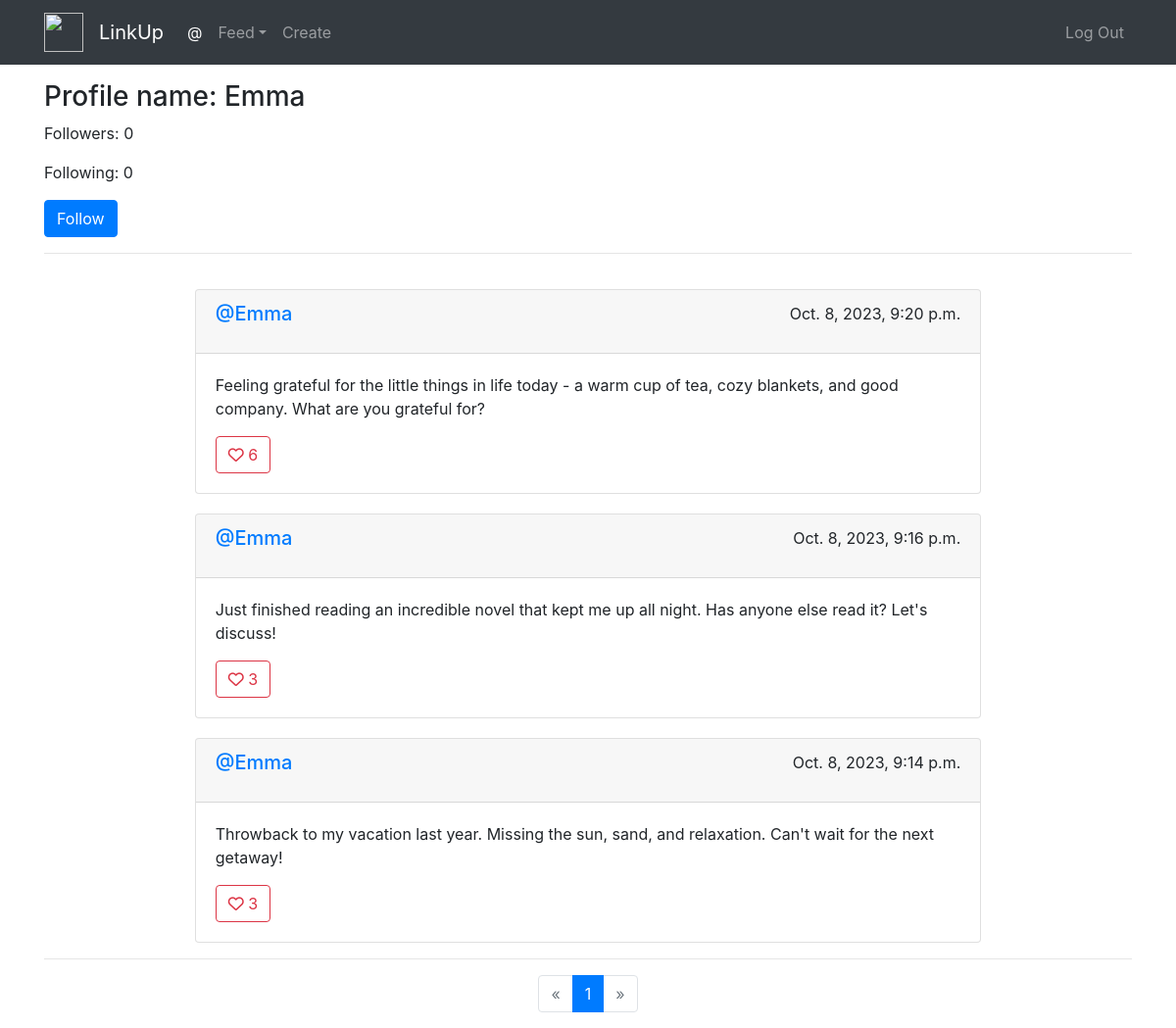
Page /profile/6 on the committed database.
### network/models.py (models this page shows, shortened)
class User(AbstractUser):
    followers = models.ManyToManyField('self',blank=True,related_name='user_followers',symmetrical=False)
    following = models.ManyToManyField('self',blank=True,related_name='user_following',symmetrical=False)

class Post(models.Model):
    user = models.ForeignKey("User", on_delete=models.CASCADE, related_name="author")
    body = models.TextField(blank=True)
    timestamp = models.DateTimeField(auto_now_add=True)
    likes = models.ManyToManyField(User, blank=True, related_name="likes")

### network/views.py (the view)
# urls.py: path("profile/<int:post_user>", views.user_profile, name="user"),
def user_profile(request, post_user):
    current_user = request.user
    user = User.objects.get(id=post_user)
    if current_user == user:
        return profile(request)
    else:
        p = Paginator(Post.objects.filter(user=user).order_by("-timestamp").all(), 10)
        page = request.GET.get('page')
        posts = p.get_page(page)
        IsFollowing = False
        if current_user.is_authenticated:
            IsFollowing = user in current_user.user_following.all()
        followers = user.user_followers.all()
        following = user.user_following.all()
        liked_posts = get_liked_posts(request)
        return render(request, "network/user_profile.html", {
            "posts": posts,
            "user": user,
            "IsFollowing": IsFollowing,
            "followers": followers,
            "following": following,
            "liked_posts": liked_posts
        })

### network/views.py (called while the page is built)
def get_liked_posts(request):
    liked_posts = []
    if request.user.is_authenticated:
        current_user = request.user
        liked_posts = current_user.likes.values_list('id', flat=True)
    return liked_posts

### network/templates/network/user_profile.html (shortened to what this page needs)
{% extends "network/layout.html" %}
{% load static %}
{% block body %}
<div class="container mt-3">
    <div class="body">
        <h3 class="heading">Profile name: {{ user }}</h3><p style="display: none;" data-id="{{ user.id }}" id="user_id">ID: {{ user.id }}</p>
        <p>Followers: {{ followers.count }}</p>
        <p>Following: {{ following.count }}</p>
        {% if request.user.is_authenticated %}
            {% if IsFollowing %}
                <a href="{% url 'unfollow' user.id %}" class="btn btn-primary" id="unfollow-btn">Unfollow</a>
            {% else %}
                <a href="{% url 'follow' user.id %}" class="btn btn-primary" id="follow-btn">Follow</a>
            {% endif %}
        {% else %}
            <a href="#" class="btn btn-primary" id="follow-btn">Follow</a>
        {% endif %}
        <hr>
        <div class="container w-75">
            <div class="row g-3">
                {% for post in posts %}
                    <div class="col-12 col-md-12 col-lg-12" style="margin-top: 20px;">
                        <div class="card">
                            <div class="space-for-buttons card-header">
                                <h5><a href="{% url 'user' post.user.id %}">@{{ post.user }}</a></h5>
                                <p> {{ post.timestamp }}</p>
                            </div>
                            <div class="card-body">
                            <p class="card-text">{{ post.body }}</p>
                            {% if request.user.is_authenticated %}
                                    <button type="button" class="btn btn-outline-danger" value="{{ post.id }}">
                                        {% if post.id in liked_posts %}
                                            <i class="fa-solid fa-heart" id="{{ post.id }}"></i>
                                        {% else %}
                                            <i class="fa-regular fa-heart" id="{{ post.id }}"></i>
                                        {% endif %}
                                        <span id="like-count-{{ post.id }}">{{ post.likes.count }}</span>
                                    </button>
                            {% else %}
                                <button type="button" class="btn btn-outline-danger">
                                    <i class="fa-regular fa-heart"></i>
                                    {{ post.likes.count }}
                                </button>
                            {% endif %}
                            </div>
                        </div>
                    </div>
                {% empty %}
                    <li>You do not have any active listings yet.</li>
                {% endfor %}
            </div>
        </div>
        {% if posts.paginator.num_pages > 0 %}
            <hr>
            <nav aria-label="Page navigation example">
                <ul class="pagination justify-content-center">
                    {% if posts.has_previous %}
                        <li class="page-item">
                            <a class="page-link" href="?page={{ posts.previous_page_number }}" aria-label="Previous">
                            <span aria-hidden="true">&laquo;</span>
                            </a>
                        </li>
                    {% else %}
                        <li class="page-item disabled">
                            <a class="page-link" href="#" aria-label="Previous">
                            <span aria-hidden="true">&laquo;</span>
                            </a>
                        </li>
                    {% endif %}
                    {% for i in posts.paginator.page_range %}
                        {% if i == posts.number %}
                            <li class="page-item active" aria-current="page">
                                <span class="page-link">{{ i }}</span>
                            </li>
                        {% elif i > posts.number|add:'-2' and i < posts.number|add:'2' %}
                            <li class="page-item"><a class="page-link" href="?page={{ i }}">{{ i }}</a></li>
                        {% endif %}
                    {% endfor %}
                    {% if posts.has_next %}
                        <li class="page-item">
                            <a class="page-link" href="?page={{ posts.next_page_number }}" aria-label="Next">
                                <span aria-hidden="true">&raquo;</span>
                            </a>
                        </li>
                    {% else %}
                        <li class="page-item disabled">
                            <a class="page-link" href="#" aria-label="Next">
                                <span aria-hidden="true">&raquo;</span>
                            </a>
                        </li>
                    {% endif %}
                </ul>
            </nav>
        {% endif %}
    </div>
</div>
{% endblock %}

### network/static/network/styles.css (style rules this page uses)
.space-for-buttons { display: flex; justify-content: space-between; }

### rows in the picture
User: username "Emma"
Post: user "Emma", timestamp "Oct. 8, 2023, 9:20 p.m.", body "Feeling grateful for the little things in life today - a warm cup of tea, cozy blankets, and good company. What are you grateful for?", likes.count "6"
Post: user "Emma", timestamp "Oct. 8, 2023, 9:16 p.m.", body "Just finished reading an incredible novel that kept me up all night. Has anyone else read it? Let's discuss!", likes.count "3"
Post: user "Emma", timestamp "Oct. 8, 2023, 9:14 p.m.", body "Throwback to my vacation last year. Missing the sun, sand, and relaxation. Can't wait for the next getaway!", likes.count "3"

### other values in the picture
{{ followers.count }} "0"
{{ following.count }} "0"
{{ i }} "1"
